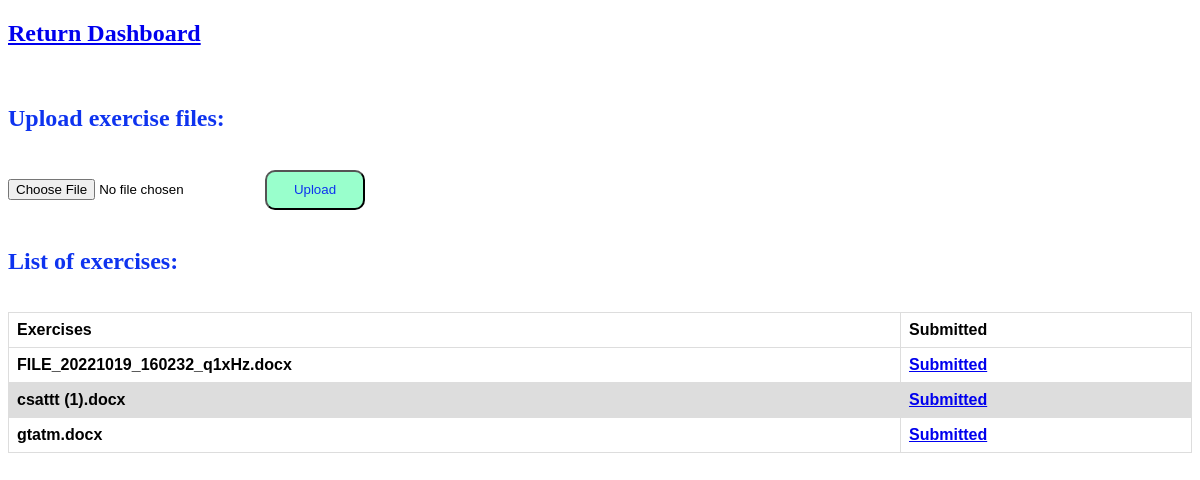
/giaoVien/exercise.php (signed in), run on the app's committed database.
### tables this page shows
CREATE TABLE `exercise` (
  `id_ex` int(11) NOT NULL,
  `filename` varchar(255) NOT NULL
);

### giaoVien/exercise.php (the view, shortened to what this page needs)
<?php
        include '../config.php';
?>
<!DOCTYPE html>
<html lang="en">
<head>
</head>
<body>
        <h2><a href="account_admin.php">Return Dashboard</a></h2><br>
		<h2>Upload exercise files: </h2><br>
        <form method="post" action="" enctype="multipart/form-data">
            <input type="file" name="filename"/>
            <input type="submit" name="uploadclick" value="Upload" style="width: 100px; height: 40px; border-radius: 10px; color:#0e33ef;cursor: pointer; background: #99FFCC;"/>
        </form>
        <br>
        <h2>List of exercises: </h2><br>
        <table>
		<thead>
                <tr>
                        <th>Exercises</th>
                        <th>Submitted</th>
        	</tr>
		</thead>
                <?php
                        $sql="select * from exercise";
			            $query=mysqli_query($conn,$sql);
                        while($row=mysqli_fetch_array($query))
                        {
                            $file_name = $row['filename'];
		?>
			<tr>
                            <th><?php echo $file_name; ?></th>
			    <th><a href="submitted.php?id_ex=<?php echo $row['id_ex'] ?>">Submitted</a></th>
			</tr>
                <?php   } ?>
	</table>
</body>
</html>

### giaoVien/exercise.php (style rules this page uses)
table { font-family: arial, sans-serif; border-collapse: collapse; width: 100%; }
td, th { border: 1px solid #dddddd; text-align: left; padding: 8px; }
tr:nth-child(even) { background-color: #dddddd; }
h2 { color: #0e33ef; font-weight: 800; }

### data on the page
exercise: filename "FILE_20221019_160232_q1xHz.docx"
exercise: filename "csattt (1).docx"
exercise: filename "gtatm.docx"
